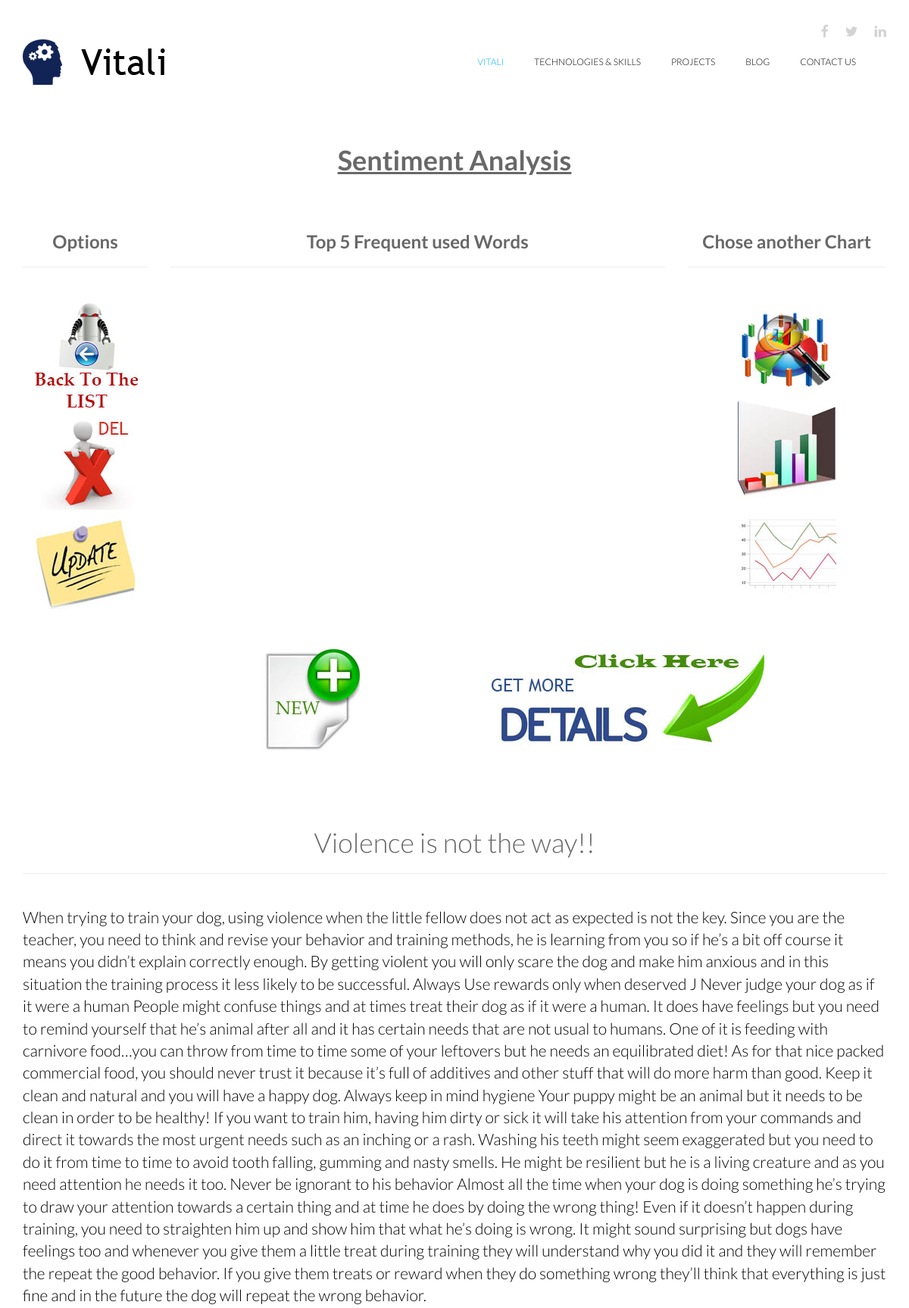
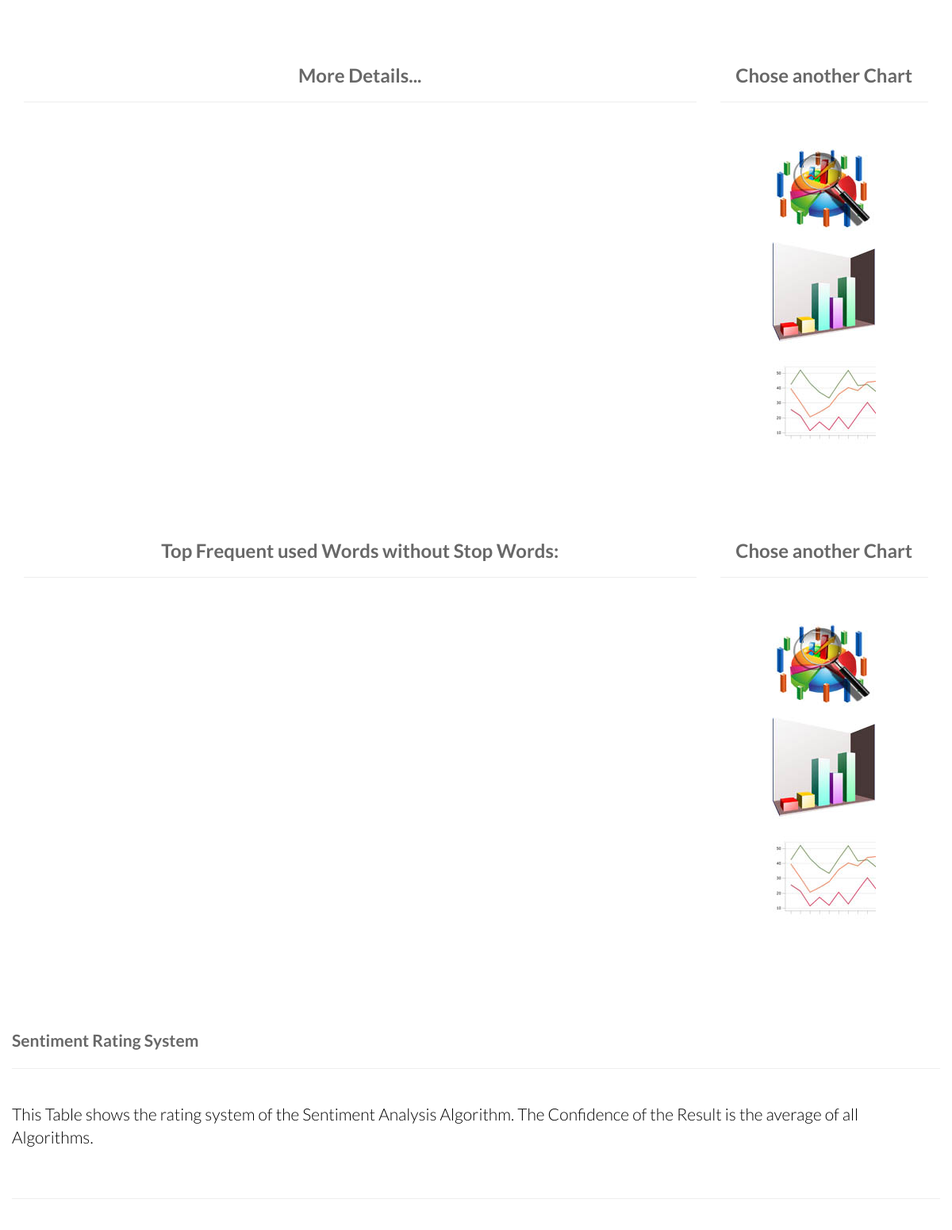
The app's page /sentiment/violence-is-not-the-way/ (upper part) with its own data (2 pictures, top to bottom).
### messageboard/models.py (models this page shows, shortened)
class InputText(models.Model):
    title = models.CharField(max_length=255)
    content = models.TextField()
    created = models.DateTimeField(auto_now_add=True, auto_now=False)
    slug = models.SlugField(unique=True)
    def get_absolute_url(self):
        return reverse("sent_detail", kwargs={'slug':self.slug})

### messageboard/views.py (the view)
# urls.py: url(r'^sentiment/(?P<slug>[-\w]+)/$', SentimentDetail.as_view(), name="sent_detail"),
class SentimentDetail(DetailView):
    template_name = 'sentiment/detail.html'
    model = InputText
    def get_context_data(self, **kwargs):
        context = super(SentimentDetail, self).get_context_data(**kwargs)
        try:
            qrsAnalysis = SentAnalysis.objects.get(slug=self.object.slug)
            topW = TopWordsRetriever(qrsAnalysis.topWords)
            words, num = topW.topWords()
            context['stopWords'] = qrsAnalysis.stopWords
            context['totalWords'] = qrsAnalysis.totalWords
            context['averageWPS'] = int(qrsAnalysis.avWordsSentence)
            context['totalSentences'] = qrsAnalysis.totalSentences
            context['ratioWS'] = int(qrsAnalysis.ratioTotalStopwords)
            context['word1'] = words[0]
            context['word2'] = words[1]
            context['word3'] = words[2]
            context['word4'] = words[3]
            context['word5'] = words[4]
            context['num1'] = num[0]
            context['num2'] = num[1]
            context['num3'] = num[2]
            context['num4'] = num[3]
            context['num5'] = num[4]
            topCL = TopWordsRetriever(qrsAnalysis.topFiveWordsCleaned)
            wC, nC = topCL.topWords()
            context['wC1'] = wC[0]
            context['wC2'] = wC[1]
            context['wC3'] = wC[2]
            context['wC4'] = wC[3]
            context['wC5'] = wC[4]
            context['nC1'] = nC[0]
            context['nC2'] = nC[1]
            context['nC3'] = nC[2]
            context['nC4'] = nC[3]
            context['nC5'] = nC[4]
        except:
            pass
        return context

### messageboard/sentiment.py (called while the page is built)
    def topWords(self):
        regex = re.compile(r'\((.*?)\)')
        text = regex.findall(self.text)
        num = []
        words = []
        for i in text:
            num.append(i.split(",")[1])
            words.append(i.split(",")[0])
        return words, num

### templates/sentiment/detail.html (shortened to what this page needs)
{% extends 'base.html' %}
{% load static %}
{% block content %}
<div class="container">
<div class="row">
	<div class="col-sm-12 text-center">
			<h1><strong><u>Sentiment Analysis</u></strong></h1>
			<br/><br/>
	</div>
	<div class="col-sm-2 text-center">
		<h2><strong>Options</strong></h2>
		<hr/>
		<br/>
		<a href="{% url 'sent_list' %}"><img src="{% static 'vitali/images/portfolio/5.jpg' %}" />
		<a href="{{ object.get_absolute_url }}delete/"><img src="{% static 'vitali/images/portfolio/del.jpg' %}" />
		<a href="{{ object.get_absolute_url }}update/"><img src="{% static 'vitali/images/portfolio/update.jpg' %}" />
	</div>
	<div class="col-sm-7 text-center">
		<h2><strong>Top 5 Frequent used Words</strong></h2>
		<hr/>
		<br/>
		<div id="hc_container" style="width:100%; height:400px;"></div>
	</div>
	<div class="col-sm-3 text-center">
		<h2><strong>Chose another Chart</strong></h2>
		<hr/>
		<br/>
		<a href='#' class='change_type' id='pie'><img src="{% static 'vitali/images/portfolio/pie.jpg' %}" /></a>
		<a href='#' class='change_type' id='column'><img src="{% static 'vitali/images/portfolio/bar.jpg' %}" /></a>
		<a href='#' class='change_type' id='line'><img src="{% static 'vitali/images/portfolio/line.jpg' %}" /></a>
	</div>
	<div class="row">
        <div class="col-lg-4 text-center divider">
          <a href="{% url 'sent_create' %}"><img src="{% static 'vitali/images/portfolio/back.jpg' %}" /></a>
        </div>
        <div class="col-lg-4 text-center divider">
          <a href="#details"><img src="{% static 'vitali/images/portfolio/details.jpg' %}" /></a>
       </div>
    </div>
</div>
	<br/><br/><br/>
    <div class="row">
        <div class="col-md-12 text-center">
             <h1> {{object.title}}</h1>
			 <hr/>
			  <br/>
        </div>
       <div class="col-md-12">
        <p class="lead">{{object.content}}</p>
       </div>
    </div>
</div>
<div class='container' id="details">
	<br/><br/>
  <div class="row">
		<div class="col-sm-9 text-center">
		<h2><strong>More Details...</strong></h2>
		<hr/>
		<br/>
		<div id="hc_container2" style="width:100%; height:400px;"></div>
	</div>
	<div class="col-sm-3 text-center">
		<h2><strong>Chose another Chart</strong></h2>
		<hr/>
		<br/>
		<a href='#' class='change_type2' id='pie'><img src="{% static 'vitali/images/portfolio/pie.jpg' %}" /></a>
		<a href='#' class='change_type2' id='bar'><img src="{% static 'vitali/images/portfolio/bar.jpg' %}" /></a>
		<a href='#' class='change_type2' id='line'><img src="{% static 'vitali/images/portfolio/line.jpg' %}" /></a>
	</div>
  </div>
  <br/><br/>
</div>
<div class='container'>
	<br/><br/>
  <div class="row">
		<div class="col-sm-9 text-center">
		<h2><strong>Top Frequent used Words without Stop Words:</strong></h2>
		<hr/>
		<br/>
		<div id="hc_container3" style="width:100%; height:400px;"></div>
	</div>
	<div class="col-sm-3 text-center">
		<h2><strong>Chose another Chart</strong></h2>
		<hr/>
		<br/>
		<a href='#' class='change_type3' id='pie'><img src="{% static 'vitali/images/portfolio/pie.jpg' %}" /></a>
		<a href='#' class='change_type3' id='column'><img src="{% static 'vitali/images/portfolio/bar.jpg' %}" /></a>
		<a href='#' class='change_type3' id='line'><img src="{% static 'vitali/images/portfolio/line.jpg' %}" /></a>
	</div>
  </div>
  <br/><br/>
  <div class="row">
		<h1 class="lead divider"><strong>Sentiment Rating System</strong></h1>
		<hr/>
		  <br/>
		  <p class="lead">This Table shows the rating system of the Sentiment Analysis Algorithm. The Confidence of the Result is the average of all Algorithms.</p>
		  <br/>
		  <hr/>
		  <br/>
	</div>
</div>
{% endblock content %}

### static/our_static/vitali/css/main.css (style rules this page uses)
body { background: #fff; font-family: 'Lato', sans-serif; font-weight: 300; font-size: 14px; line-height: 22px; color: #000; }
html { height: 100%; }
a { color:#C03035; }
a { -webkit-transition: 300ms; -moz-transition: 300ms; -o-transition: 300ms; transition: 300ms; }
h1, h2, h3, h4, h5, h6 { font-family: 'Lato', sans-serif; font-weight: 300; }
h1 { color: #686868; }
h2 { font-size: 24px; color: #686868; }

### templates/sentiment/detail.html (style rules this page uses)
.divider { padding-top: 60px !important; }

### records on screen
InputText: title "Violence is not the way!!", content "When trying to train your dog, using violence when the little fellow does not act as expected is not the key. Since you are the teacher, you need to think and revise your behavior and training methods, he is learning from you so if he’s a bit off course it means you didn’t explain correctly enough. By getting violent you will only scare the dog and make him anxious and in this situation the training process it less likely to be successful. Always Use rewards only when deserved J Never judge your dog as if it were a human People might confuse things and at times treat their dog as if it were a human. It does have feelings but you need to remind yourself that he’s animal after all and it has…"
